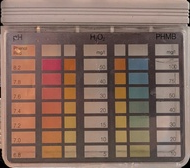
#> input picture img/sample.jpg, 190 x 168 px, shrunk from 800 x 710 before the run
$ python main.py
#> lines starting #> are read from the running program, lines starting #| are printed output that depends on the picture; pictures that were not available may be replaced by others from this repository, and a replacement may not be noted
import cv2
import numpy as np
import os
print("Current working directory:", os.getcwd())

image1 = cv2.imread('img/sample.jpg')
#> image1 is the input picture: shape (168, 190, 3); mean B, G, R 97, 108.5, 134.9
image2 = cv2.imread('img/PXL_20250808_175205192.MP.jpg')
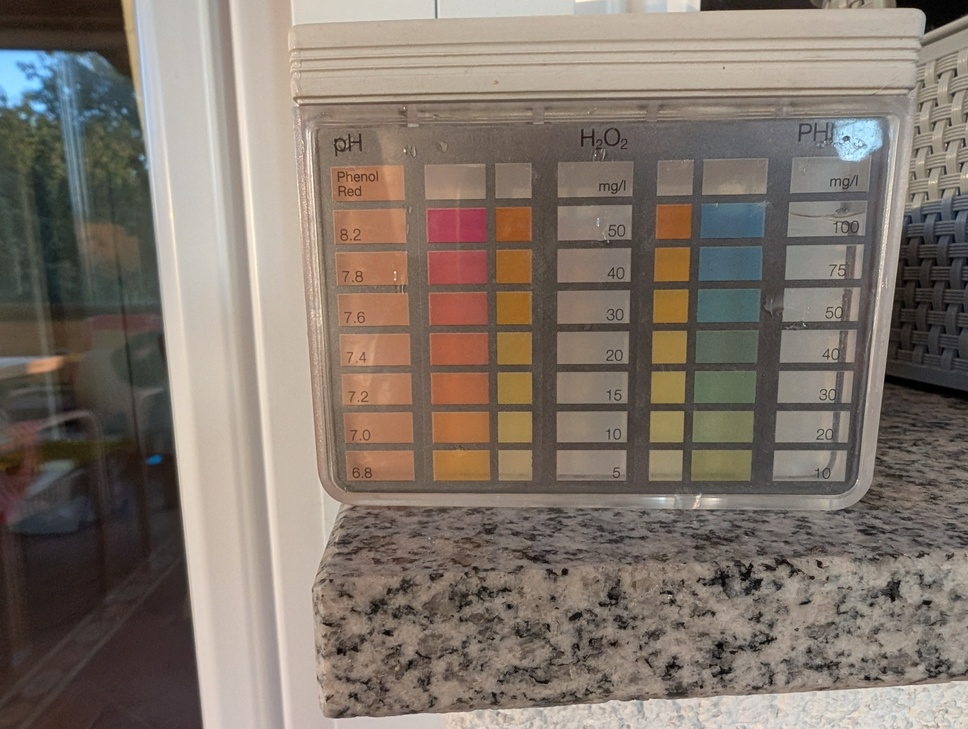
#> input picture img/PXL_20250808_175147650.MP.jpg, 968 x 729 px, shrunk from 4080 x 3072 before the run, given in place of PXL_20250808_175205192.MP.jpg, which was not available
#> image2 is the input picture: shape (729, 968, 3); mean B, G, R 108.4, 118.2, 129.2
image2 = cv2.imread('img/PXL_20250808_175202897.MP.jpg')
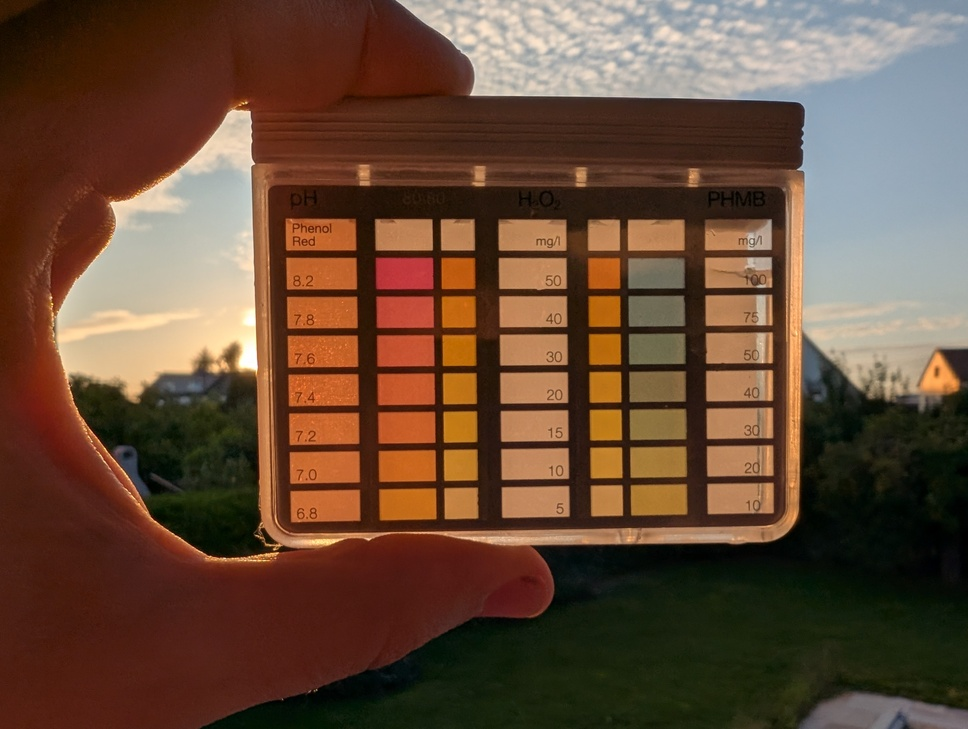
#> input picture img/PXL_20250808_175233391.MP.jpg, 968 x 729 px, shrunk from 4080 x 3072 before the run, given in place of PXL_20250808_175202897.MP.jpg, which was not available
#> image2 is the input picture: shape (729, 968, 3); mean B, G, R 56, 74.7, 102.2


# cv2.imshow('image1', image1)
# cv2.imshow('image2', image2)
# cv2.waitKey(0)

image1 = cv2.cvtColor(image1, cv2.COLOR_BGR2GRAY)
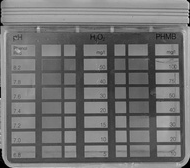
#> image1: shape (168, 190); min 0, max 202, mean 115.1
image2 = cv2.cvtColor(image2, cv2.COLOR_BGR2GRAY)
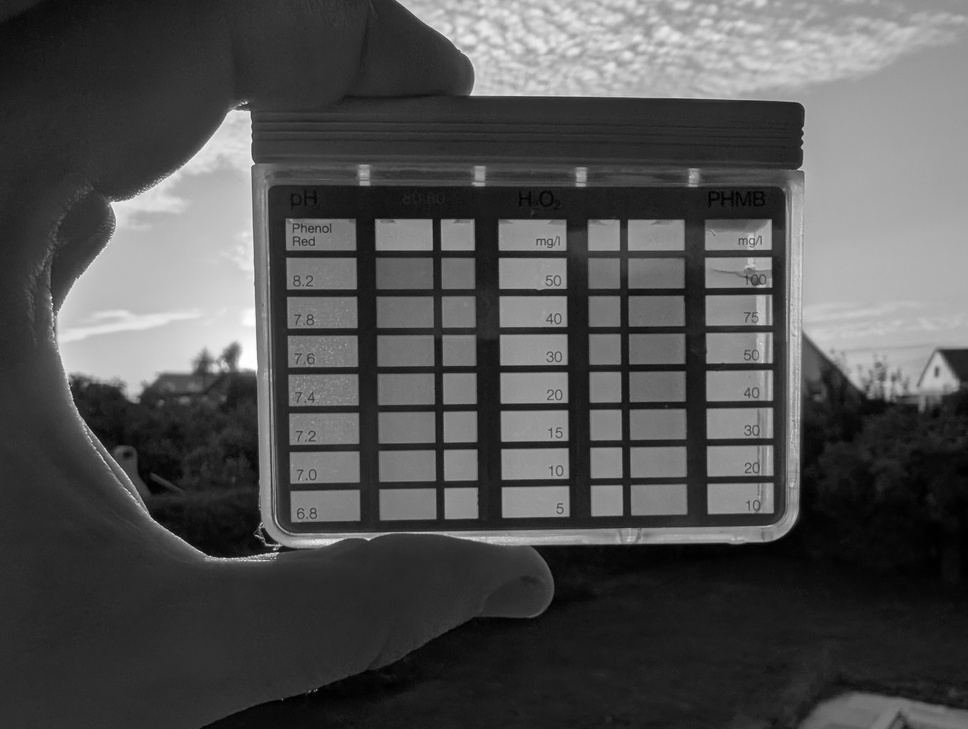
#> image2: shape (729, 968); min 0, max 255, mean 80.8

# init SIFT detector

sift = cv2.SIFT_create()

# detect keypoints and compute descriptors
keypoints1, descriptor1 = sift.detectAndCompute(image1, None)
#> keypoints1 = 393 keypoints; strongest (x, y, size): (38, 28, 1.9), (112, 30, 2.9), (92, 100, 2.5), (181, 71, 4.9)
keypoints2, descriptor2 = sift.detectAndCompute(image2, None)
#> keypoints2 = 1469 keypoints; strongest (x, y, size): (175, 283, 139.2), (248, 361, 14.3), (232, 139, 34.3), (231, 354, 10.5)

# create a brute force mathcer
matcher = cv2.BFMatcher()

# match descriptors
matches = matcher.knnMatch(descriptor1, descriptor2, k=2)
#> matches = 393 matches


# get boundary / boxes

good_matches = []
for m, n in matches:
    if m.distance < 0.7 * n.distance:
        good_matches.append(m)
#> after the loop, good_matches = 16 matches

# draw matches
matched_image = cv2.drawMatches(image1, keypoints1, image2, keypoints2, good_matches, None, flags=cv2.DrawMatchesFlags_NOT_DRAW_SINGLE_POINTS)
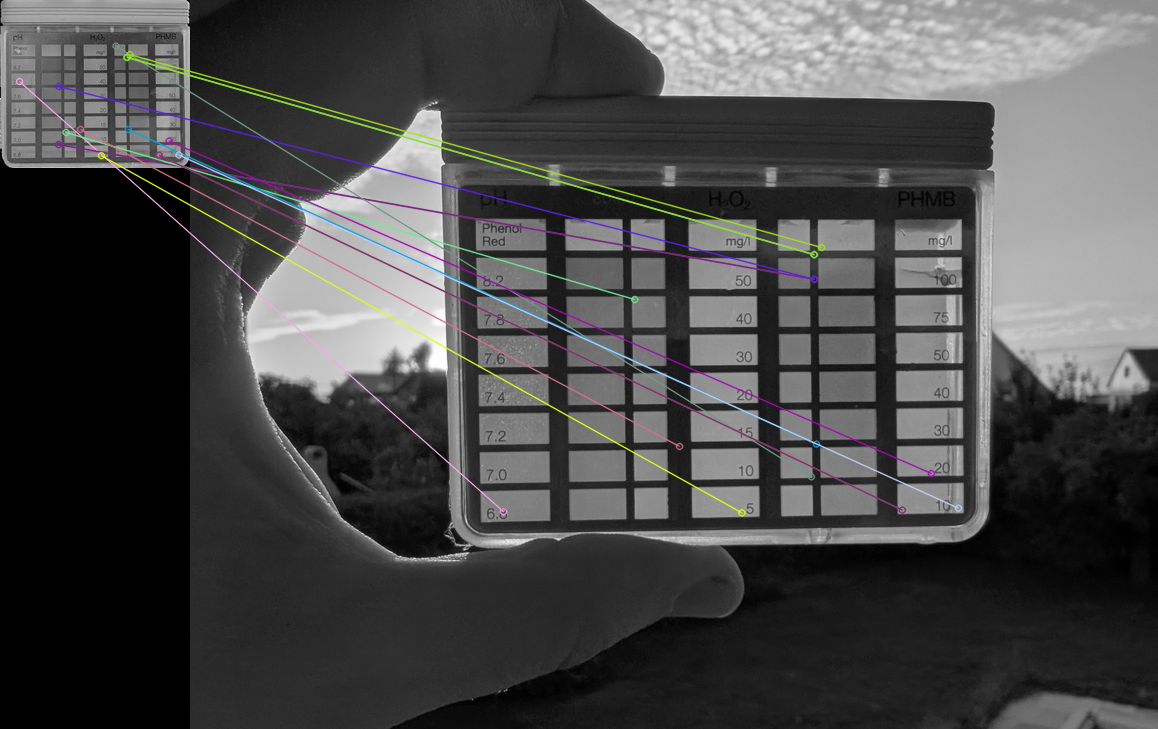
#> matched_image: shape (729, 1158, 3); mean of channels 0, 1, 2 72.6, 72.6, 72.7; drawn as B, G, R

#display the matched images
cv2.namedWindow('Matched Image',cv2.WINDOW_AUTOSIZE)
cv2.imshow('Matched Image', matched_image)
cv2.waitKey(0)
cv2.destroyAllWindows()
